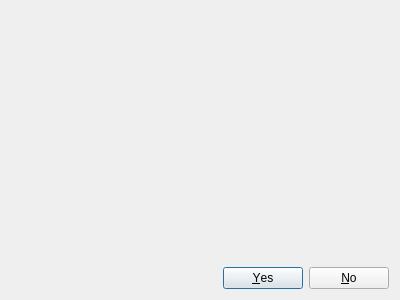
<?xml version="1.0" encoding="UTF-8"?>
<ui version="4.0">
 <class>Dialog</class>
 <widget class="QDialog" name="Dialog">
  <property name="geometry">
   <rect>
    <x>0</x>
    <y>0</y>
    <width>400</width>
    <height>300</height>
   </rect>
  </property>
  <property name="maximumSize">
   <size>
    <width>400</width>
    <height>350</height>
   </size>
  </property>
  <property name="windowTitle">
   <string>Аэродинамика коровы</string>
  </property>
  <layout class="QVBoxLayout" name="verticalLayout">
   <item>
    <widget class="QLabel" name="label">
     <property name="maximumSize">
      <size>
       <width>400</width>
       <height>350</height>
      </size>
     </property>
     <property name="text">
      <string/>
     </property>
     <property name="pixmap">
      <pixmap resource="res.qrc">:/main/cow.jpg</pixmap>
     </property>
     <property name="scaledContents">
      <bool>true</bool>
     </property>
    </widget>
   </item>
   <item>
    <widget class="QDialogButtonBox" name="buttonBox">
     <property name="orientation">
      <enum>Qt::Horizontal</enum>
     </property>
     <property name="standardButtons">
      <set>QDialogButtonBox::No|QDialogButtonBox::Yes</set>
     </property>
    </widget>
   </item>
  </layout>
 </widget>
 <resources>
  <include location="res.qrc"/>
 </resources>
 <connections>
  <connection>
   <sender>buttonBox</sender>
   <signal>accepted()</signal>
   <receiver>Dialog</receiver>
   <slot>accept()</slot>
   <hints>
    <hint type="sourcelabel">
     <x>248</x>
     <y>254</y>
    </hint>
    <hint type="destinationlabel">
     <x>157</x>
     <y>274</y>
    </hint>
   </hints>
  </connection>
  <connection>
   <sender>buttonBox</sender>
   <signal>rejected()</signal>
   <receiver>Dialog</receiver>
   <slot>reject()</slot>
   <hints>
    <hint type="sourcelabel">
     <x>316</x>
     <y>260</y>
    </hint>
    <hint type="destinationlabel">
     <x>286</x>
     <y>274</y>
    </hint>
   </hints>
  </connection>
 </connections>
</ui>
